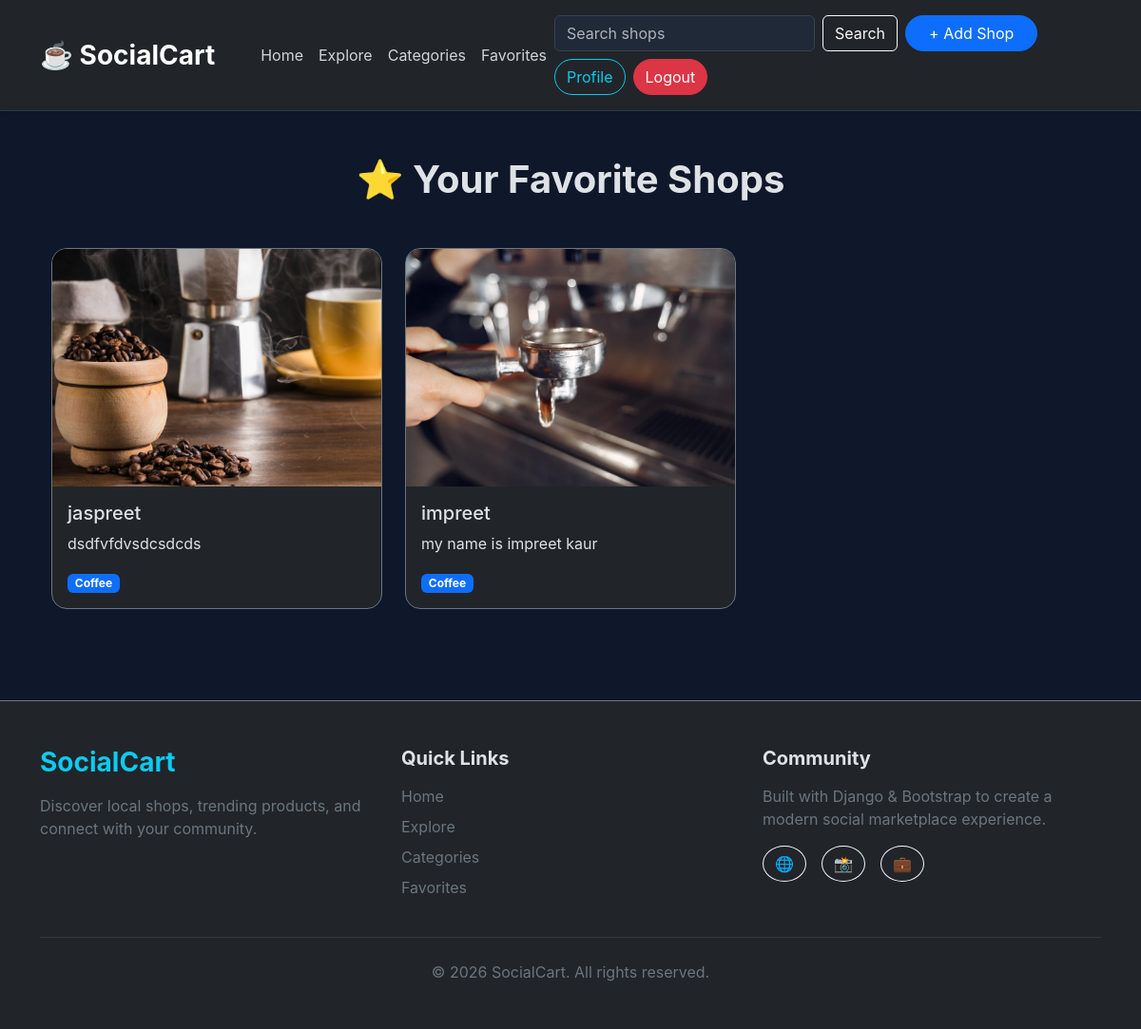
The page /shops/favorites/ (signed in) on the database its author committed.
### shops/models.py (models this page shows, shortened)
class Shop(models.Model):
    CATEGORY_CHOICES = [
        ('Coffee', 'Coffee'),
        ('Food', 'Food'),
        ('Fashion', 'Fashion'),
        ('Tech', 'Tech'),
        ('Art', 'Art'),
    ]
    user = models.ForeignKey(User, on_delete=models.CASCADE)
    text = models.TextField(max_length=240)
    photo = models.ImageField(upload_to='photos/', blank=True, null=True)
    category = models.CharField(
        max_length=20,
        choices=CATEGORY_CHOICES,
        default='Coffee'
    )
    likes = models.ManyToManyField(
        User,
        related_name='liked_shops',
        blank=True,
    )
    favorites = models.ManyToManyField(
    User,
    related_name='favorite_shops',
    blank=True
)
    created_at = models.DateTimeField(auto_now_add=True)
    updated_at = models.DateTimeField(auto_now=True)

### shops/views.py (the view)
@login_required
def favorites_list(request):
    favorite_shops = request.user.favorite_shops.all()
    return render(
        request,
        'favorites.html',
        {
            'favorite_shops': favorite_shops
        }
    )

### shops/templates/favorites.html (shortened to what this page needs)
{% extends "layout.html" %}
{% block content %}
<section class="py-5">
    <div class="container">
        <h1 class="fw-bold mb-5 text-center">
            ⭐ Your Favorite Shops
        </h1>
        {% if favorite_shops %}
        <div class="row g-4">
            {% for shop in favorite_shops %}
            <div class="col-md-6 col-lg-4">
                <div class="card bg-dark border-secondary rounded-4 overflow-hidden h-100">
                    {% if shop.photo %}
                    <img src="{{ shop.photo.url }}"
                         class="card-img-top"
                         style="height:250px;object-fit:cover;">
                    {% endif %}
                    <div class="card-body">
                        <h5 class="card-title">
                            {{ shop.user.username }}
                        </h5>
                        <p class="card-text">
                            {{ shop.text }}
                        </p>
                        <span class="badge bg-primary">
                            {{ shop.category }}
                        </span>
                    </div>
                </div>
            </div>
            {% endfor %}
        </div>
        {% endif %}
    </div>
</section>
{% endblock %}

### templates/layout.html (style rules this page uses)
body { background: #0f172a; font-family: 'Inter', sans-serif; }

### rows shown on the page
Shop: photo (picture), user.username "jaspreet", text "dsdfvfdvsdcsdcds", category "Coffee"
Shop: photo (picture), user.username "impreet", text "my name is impreet kaur", category "Coffee"
